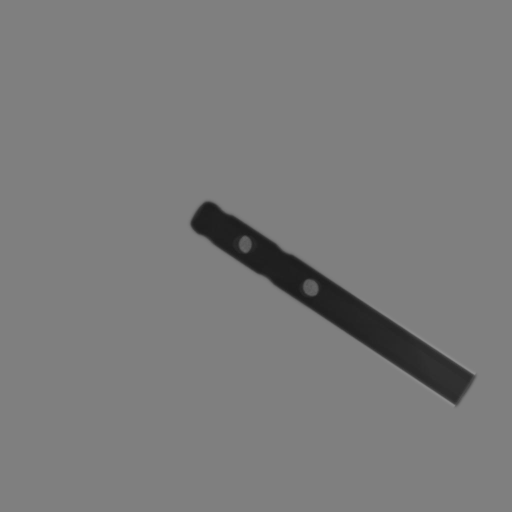
#> input picture hole_detecting_ver2/second_output/13.jpg, 1024 x 1024 px, given in place of 33.jpg, which was not available (shown at 1/2 size)
$ python contour_normalize_final.py
#> lines starting #> are read from the running program, lines starting #| are printed output that depends on the picture; after the words box and inside, x2 and y2 are one past the last pixel; in counts of white or black regions, pixels touching at a corner belong together; pictures that were not available may be replaced by others from this repository, and a replacement may not be noted
import cv2
import matplotlib.pyplot as plt
import numpy as np
from numpy import percentile
index = 33
#define path
def path(num):
    if num == 1 :
        return '../background_ver2/image/first_output/{}.jpg'.format(index)
    elif num == 2 :
        return '../background_ver2/image/second_output/{}.jpg'.format(index)
    elif num == 3 :
        return 'final_image/{}.jpg'.format(index)

# [47 lines left out: function detect_screw, not called in this run]

def multithreshold(img, x, x_v2):
    thresholds = []
    thresholds.append(x)
    #thresholds.append(x_v2)
    thresholds.append(int((x + x_v2) / 2))

    masks = np.zeros((len(thresholds) + 1, img.shape[0], img.shape[1]), bool)
    for i, t in enumerate(sorted(thresholds)):
        masks[i+1] = (img > t)
    masks[0] = ~masks[1]
    for i in range(1, len(masks) - 1):
        masks[i] = masks[i] ^ masks[i+1]
    return masks

def show_thresholds(src_img, dst_img):
    colors=[0]
    masks = multithreshold(src_img, x, x_v2)
    mask_len=len(masks)
    mask_len=mask_len-1

    for i in range(1, mask_len+1) :
        c_len=int(255/mask_len*(i))
        colors.append(c_len)

    for i, mask in enumerate(masks):
        dst_img[mask]=colors[i]

    return dst_img

# main start
#for index in range(1, 34):
print('index', index)
img = cv2.imread(path(1))
#> img is the input picture: shape (1024, 1024, 3); min 25, max 143, mean 123.3
out = cv2.imread(path(2))
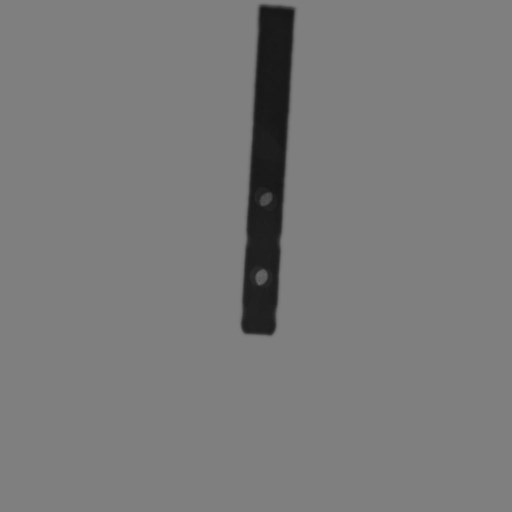
#> input picture hole_detecting_ver2/second_output/15.jpg, 1024 x 1024 px, given in place of 33.jpg, which was not available (shown at 1/2 size)
#> out is the input picture: shape (1024, 1024, 3); min 22, max 128, mean 122.7
out = cv2.cvtColor(out, cv2.COLOR_RGB2GRAY)
#> out: shape (1024, 1024)
output = np.array(out)

height, width = output.shape
#> height = 1024; width = 1024

gray = cv2.cvtColor(img, cv2.COLOR_RGB2GRAY)

ret, binary = cv2.threshold(gray, 127, 255, cv2.THRESH_BINARY)
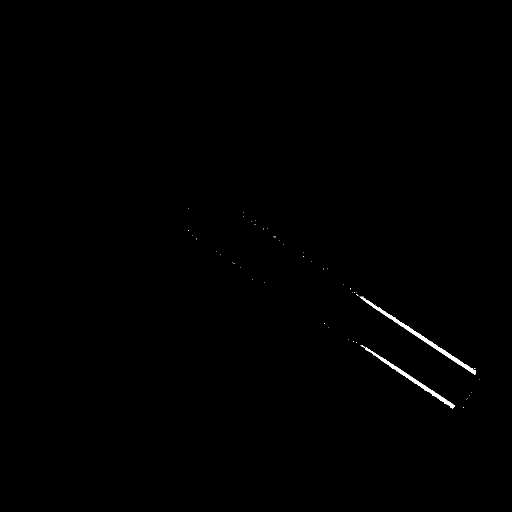
#> binary: shape (1024, 1024) (shown at 1/2 size); 0.31% white; 55 white regions (53 under 20 px), largest, box (x1, y1, x2, y2) and area: (720, 594, 952, 749) 1837, (725, 692, 910, 818) 1367
binary = cv2.bitwise_not(binary)
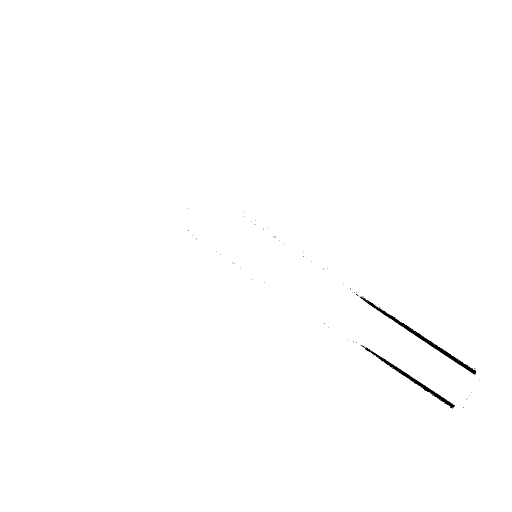
#> binary: shape (1024, 1024) (shown at 1/2 size); 99.7% white; 55 black regions (53 under 20 px)

contours, hierarchy = cv2.findContours(binary, cv2.RETR_CCOMP, cv2.CHAIN_APPROX_NONE)
#> contours = 62 contours, 59 with area under 20; largest, box (x1, y1, x2, y2) and area: (0, 0, 1024, 1024) 1046529, (719, 593, 953, 750) 2092, (729, 694, 911, 819) 1554

CANNY_THRESH_1 = 40
CANNY_THRESH_2 = 100

edges = cv2.Canny(gray, CANNY_THRESH_1, CANNY_THRESH_2)
#> edges: shape (1024, 1024); 0.21% white in thin lines or dots, all inside (x1, y1, x2, y2) = (381, 403, 953, 815)
edges = cv2.dilate(edges, None)
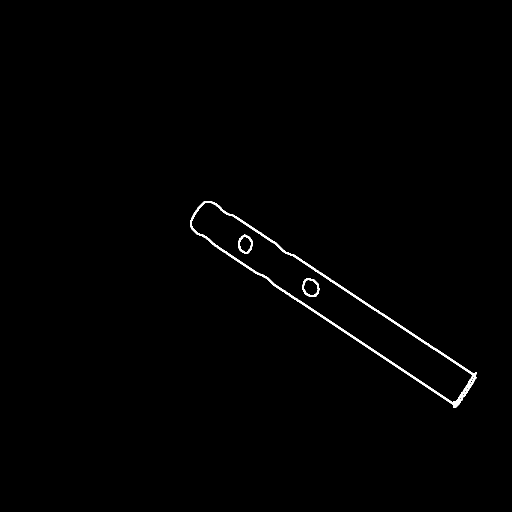
#> edges: shape (1024, 1024) (shown at 1/2 size); 0.66% white; 3 white regions, box (x1, y1, x2, y2) and area: (380, 402, 954, 816) 6144, (604, 556, 639, 594) 395, (476, 469, 505, 507) 359
edges = cv2.erode(edges, None)

contour_info = []
contours, hierarchy = cv2.findContours(edges, cv2.RETR_CCOMP, cv2.CHAIN_APPROX_NONE)
#> contours = 6 contours; box (x1, y1, x2, y2) and area: (381, 403, 953, 815) 1038, (477, 470, 504, 506) 682, (477, 471, 504, 506) 650, (923, 750, 950, 793) 220, (605, 557, 638, 593) 36, (918, 794, 924, 800) 22
for c in contours:
    contour_info.append([
        c,
        cv2.isContourConvex(c),
        cv2.contourArea(c),
    ])
#> this loop made 6 passes
#> after the loop, contour_info = 6 items
contour_info = sorted(contour_info, key=lambda c: c[2], reverse=True)

re_area = 0
x_list = []
y_list = []
x_list_v2 = []
y_list_v2 = []

# 원하는 area size만큼의 contour들을 draw하고 해당 index와 area size를 출력하는 부분
for area in range(len(contour_info)) :
    if(contour_info[area][2] <= 1100.0 and contour_info[area][2] >= 200.0) :
        cv2.drawContours(img, contour_info[area], 0, (0, 0, 255), 5)
        print(area, contour_info[area][0])
        re_area += 1
        if (re_area == 1) :
            for i in range(len(contour_info[area][0])):
                x,y=contour_info[area][0][i][0]
                x_list.append(x)
                y_list.append(y)
            half_index = int(0.5 * (len(contour_info[area][0])))
            x_origin, y_origin = contour_info[area][0][0][0]
            x_end = x_list[half_index]
            y_end = y_list[half_index]
            print('x_origin : {}, y_origin : {}, x_end : {}, y_end : {}' .format(x_origin, y_origin, x_end, y_end))

        elif(re_area == 3) :
            for i in range(len(contour_info[area][0])):
                x,y=contour_info[area][0][i][0]
                x_list_v2.append(x)
                y_list_v2.append(y)

            half_index_v2 = int(0.5 * (len(contour_info[area][0])))
            x_origin_v2, y_origin_v2 = contour_info[area][0][0][0]
            x_end_v2 = x_list_v2[half_index_v2]
            y_end_v2 = y_list_v2[half_index_v2]
            print('x_origin_v2 : {}, y_origin_v2 : {}, x_end_v2 : {}, y_end_v2 : {}'.format(x_origin_v2, y_origin_v2, x_end_v2, y_end_v2))
#> this loop made 6 passes
#> (half_index, x_origin, y_origin, x_end, y_end) on pass 1: (1205, 412, 403, 440, 416)
#> (half_index_v2, x_origin_v2, y_origin_v2, x_end_v2, y_end_v2) on pass 3: (41, 486, 472, 494, 505)
#> (printed output is left out)
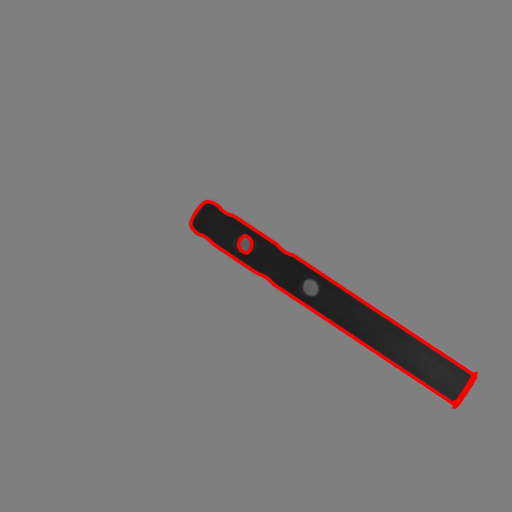
#> img: shape (1024, 1024, 3) (shown at 1/2 size); 1.04% of pixels changed, all inside (x1, y1, x2, y2) = (378, 400, 956, 818)
#> after the loop, re_area = 4; x_list = 2411 values, max 952 at index 1868, min 381 at index 44, mean 669.4; x_list_v2 = 83 values, max 503 at index 19, min 477 at index 62, mean 490; y_list = 2411 values, max 814 at index 587, min 403 at index 0, mean 607.6; y_list_v2 = 83 values, max 505 at index 41, min 471 at index 1, mean 488.1

L = 256  # number of levels
img2 = cv2.imread(path(2), 0)  # read image in as grayscale

min = np.amin(img2)
#> min = 22
max = np.amax(img2)
#> max = 128
scaled_img = img2.copy()
for i in range(0, img2.shape[0]):
    for j in range(0, img2.shape[1]):
        scaled_img[i][j] = (img2[i][j] - min) / (max - min) * 255
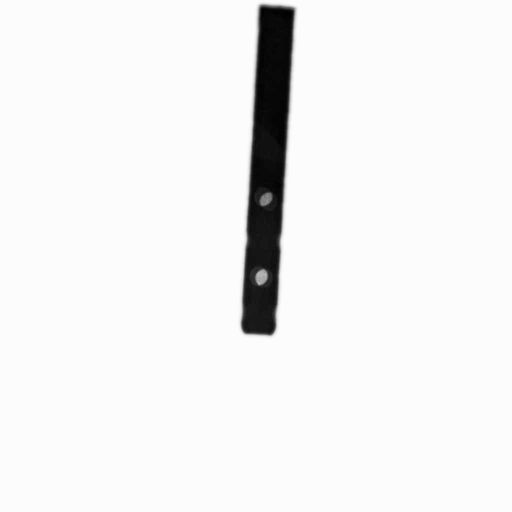
#> scaled_img: shape (1024, 1024) (shown at 1/2 size); min 0, max 255, mean 241.8

temp1 = scaled_img[y_origin][x_origin]
#> temp1 = 252
temp2 = scaled_img[y_end][x_end]
#> temp2 = 252
temp1_v2 = scaled_img[y_origin_v2][x_origin_v2]
#> temp1_v2 = 250
temp2_v2 = scaled_img[y_end_v2][x_end_v2]
#> temp2_v2 = 40

x = int((temp1 + temp2)/2)
#> x = 124
x_v2 = int((temp1_v2 + temp2_v2)/2)
#> x_v2 = 17

hist = cv2.calcHist(
    [scaled_img],
    channels=[0],
    mask=None,
    histSize=[L],
    ranges=[0, L]
)
#> hist = 256 values, max 990037 at index 252, min 0 at index 1, mean 4096

dst = scaled_img.copy()
multithreshold(dst, x, x_v2)
#> the loop in multithreshold, `for i, t in enumerate(sorted(thresholds)):` made 2 passes
#> t on passes 1 to 2: 70, 124
#> the loop in multithreshold, `for i in range(1, len(masks) - 1):` made 1 pass
print('thresholds : ', x, x_v2)
#| thresholds :  124 17
#plt.figure()
#plt.bar(range(0, hist.shape[0]), hist.ravel())

show_thresholds(scaled_img, dst)
#> the loop in multithreshold (call 2), `for i, t in enumerate(sorted(thresholds)):` made 2 passes
#> the loop in multithreshold (call 2), `for i in range(1, len(masks) - 1):` made 1 pass
#> in show_thresholds, `mask_len=len(masks)`: mask_len = 3
#> in show_thresholds, `mask_len=mask_len-1`: mask_len = 2
#> the loop in show_thresholds, `for i in range(1, mask_len+1) :` made 2 passes
#> c_len on passes 1 to 2: 127, 255
#> after the loop in show_thresholds, `for i in range(1, mask_len+1) :`: colors = [0, 127, 255]
#> the loop in show_thresholds, `for i, mask in enumerate(masks):` made 3 passes
#> after the loop in show_thresholds, `for i, mask in enumerate(masks):`:
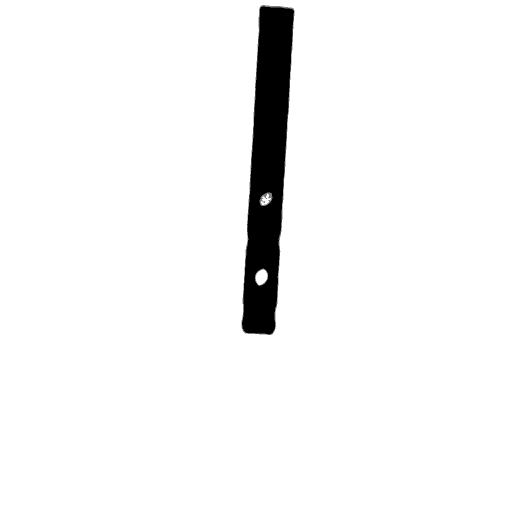
#> dst_img: shape (1024, 1024) (shown at 1/2 size); min 0, max 255, mean 244.5

plt.figure()
ax = plt.subplot(1, 3, 1)
ax.set_title('Original image')
plt.imshow(img2, cmap='gray')
ax = plt.subplot(1, 3, 2)
ax.set_title('Scaled-up image')
plt.imshow(scaled_img, cmap='gray')
np.savetxt('pixel.txt', scaled_img, fmt="%d", delimiter=' ')
ax = plt.subplot(1, 3, 3)
ax.set_title('Threshold image')
plt.imshow(dst, cmap='gray')
cv2.imwrite(path(3), dst)
plt.show()
